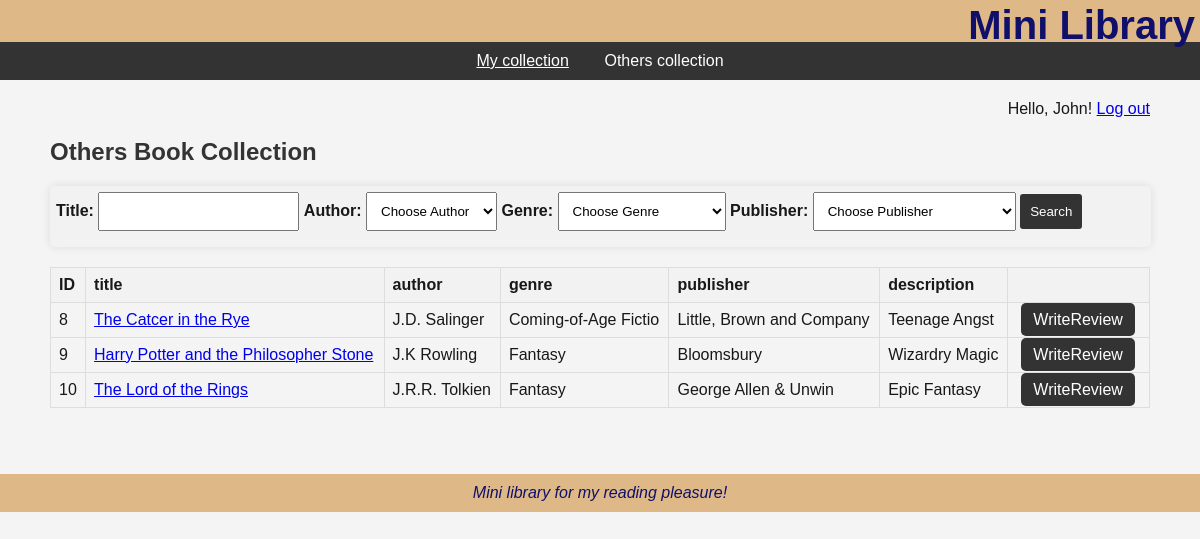
Page /code/server/otherslist.php (signed in) on the committed database.
### tables this page shows
CREATE TABLE `books` (
  `id` int(11) NOT NULL,
  `title` varchar(100) NOT NULL,
  `author` varchar(20) NOT NULL,
  `genre` varchar(20) NOT NULL,
  `publisher` varchar(50) DEFAULT NULL,
  `description` varchar(255) DEFAULT NULL,
  `userid` int(11) NOT NULL
);

### code/server/otherslist.php (the view, shortened to what this page needs)
<?php
if (isset($_SESSION['valid_user'])){
?>
<!DOCTYPE html>
<html lang="en">
<head>
  <link rel="stylesheet" media="all" href="../css/style.css" />
</head>
<body>
<?php include ("headerEm.php") ?>
<?php
$db = db_connect();
if ($_SERVER['REQUEST_METHOD'] == 'POST') {
    $title = $_POST['title'];
    $author = $_POST['author'];
    $genre = $_POST['genre'];
    $publisher = $_POST['publisher'];
    $sql = "SELECT * FROM books WHERE userid <> ". $_SESSION['valid_id'];
    if (!empty($title)) {
        $sql .= " AND title LIKE '%$title%'";
    }
    if (!empty($author)) {
        $sql .= " AND author LIKE '%$author%'";
    }
    if (!empty($genre)) {
        $sql .= " AND genre LIKE '%$genre%'";
    }
    if (!empty($publisher)) {
        $sql .= " AND publisher LIKE '%$publisher%'";
    }
    $sql .= " ORDER BY author ASC";
} else {
  $sql = "SELECT * FROM books Where userid <> ". $_SESSION['valid_id'];
  $sql .= " ORDER BY author ASC";
}
  $result_set = mysqli_query($db,$sql);
  ?>
<nav>
  <a href="list.php">My collection</a>&nbsp;&nbsp;&nbsp;&nbsp;&nbsp;&nbsp;&nbsp;&nbsp;Others collection
</nav>
<main>
<div id="content">
    <div class="logout">
      Hello, <?php echo $_SESSION['valid_user'] ?>!   <a class="action" href="logout.php">Log out</a>
    </div>
    <h2>Others Book Collection</h2>
    <div class="search">
    <form method="post" action="otherslist.php">
      <label for="title">Title:</label>
      <input type="text" name="title" id="title">
      <label for="author">Author:</label>
      <select name="author" id="author">
        <option value="">Choose Author</option>
      </select>
      <label for="genre">Genre:</label>
      <select name="genre" id="genre">
        <option value="">Choose Genre</option>
      </select>
      <label for="publisher">Publisher:</label>
      <select name="publisher" id="publisher">
        <option value="">Choose Publisher</option>
      </select>
      <input type="submit" value="Search" class="btn">
    </form>
    </div>
    <div>
  	<table class="list">
  	  <tr>
        <th>ID</th>
        <th>title</th>
        <th>author</th>
  	    <th>genre</th>
        <th>publisher</th>
        <th>description</th>
  	    <th>&nbsp</th>
  	  </tr>
      <?php while($results = mysqli_fetch_assoc($result_set)) { ?>
        <tr>
          <td><?php echo $results['id']; ?></td>
          <td><a href="<?php echo"display.php?id=" . $results['id']?>"><?php echo $results['title']; ?></a></td>
          <td><?php echo $results['author'] ; ?></td>
    	    <td><?php echo $results['genre']; ?></td>
          <td><?php echo $results['publisher']; ?></td>
          <td><?php echo $results['description']; ?></td>
          <td><a class="lista" href="<?php echo"display.php?id=" . $results['id']; ?>">WriteReview</a></td>
    	  </tr>
      <?php }
    ?>
  	</table>
    </div>
</div>
<br>
<br>
</main>
<?php include("footerEm.php"); ?>
</body>
</html>
<?php
} else {
  header("Location: ../index.php");
}
?>

### code/css/style.css (style rules this page uses)
body { font-family: Arial, Helvetica, sans-serif; font-size: 12pt; margin: 0; padding: 0; color: rgb(24, 24, 24); background-color: #f4f4f4; }
h2 { color:#333; }
nav { background-color: #333; color: white; text-align: center; padding: 10px; }
nav a { color: white; }
main { max-width: 1200px; margin: 0 auto; padding: 20px; }
#content { padding: 0 30px; }
.logout { margin-bottom: 20px; text-align: right; }
.search { width: 99%; margin-bottom: 5px; background-color: #f2f2f2; padding: 6px; border-radius: 5px; box-shadow: 0 0 10px rgba(0, 0, 0, 0.1); }
.search label { font-weight: bold; }
.search input,.search select { padding: 10px; margin-bottom: 10px; box-sizing: border-box; }
.btn { background-color: #333; color: white; padding: 8px 12px; border: none; border-radius: 3px; cursor: pointer; }
table { border-collapse: collapse; vertical-align: top; }
.list { width: 100%; border-collapse: collapse; margin-top: 20px; }
.list tr td { border: 1px solid #ddd; padding: 8px; text-align: left; }
.list tr th { border: 1px solid #ddd; padding: 8px; text-align: left; background-color: #f2f2f2; }
.lista { margin: 5px; padding: 8px 12px; text-decoration: none; background-color: #333; color: white; border-radius: 5px; }

### rows in the picture
books: id "8", title "The Catcer in the Rye", author "J.D. Salinger", genre "Coming-of-Age Fictio", publisher "Little, Brown and Company", description "Teenage Angst"
books: id "9", title "Harry Potter and the Philosopher Stone", author "J.K Rowling", genre "Fantasy", publisher "Bloomsbury", description "Wizardry Magic"
books: id "10", title "The Lord of the Rings", author "J.R.R. Tolkien", genre "Fantasy", publisher "George Allen & Unwin", description "Epic Fantasy"

### other values in the picture
$_SESSION['valid_user'] "John"
